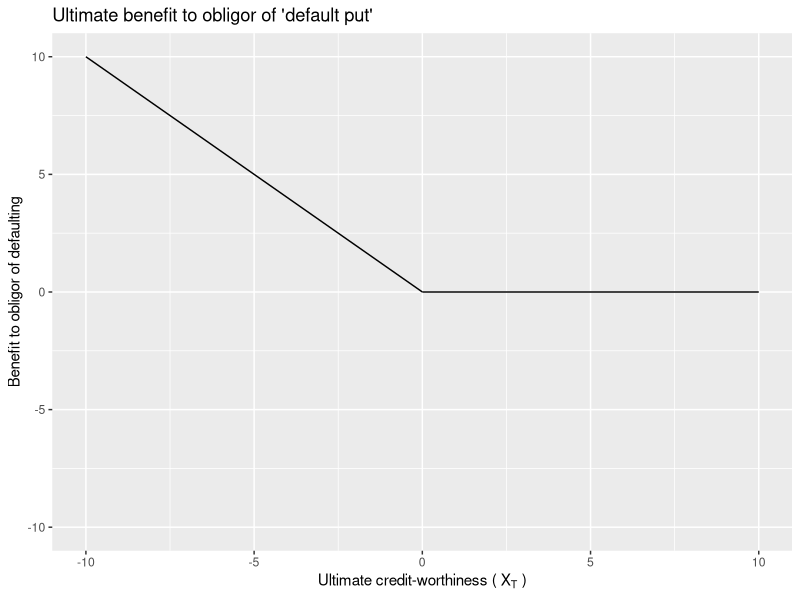
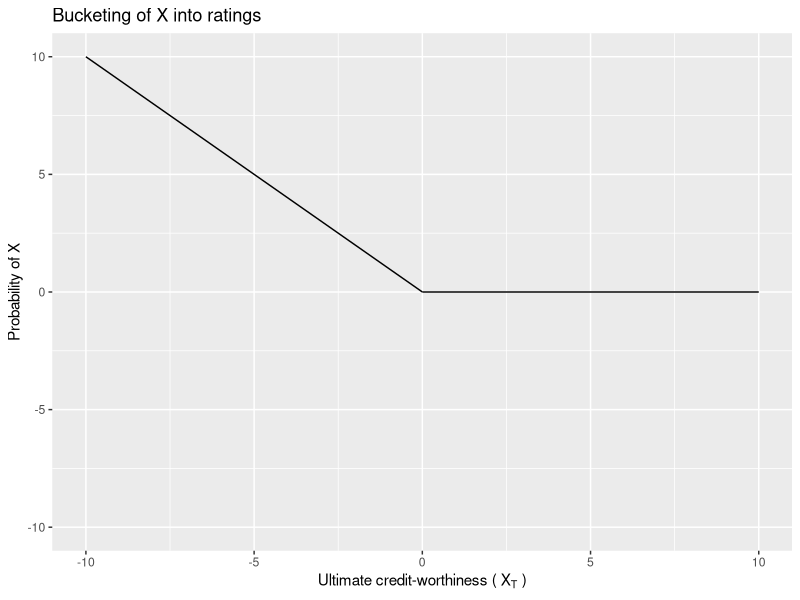

The R script that drew these images, in order:
## ---- chunk 1
reqd_pkgs <- c("knitr", # required for R Notebooks to function - if the notebook fails to compile, try running this code chunk in isolation
               "tidyverse", # general language augmentation
               "magrittr", # additional pipe operators
               "here") # relative file paths
for (pkg in reqd_pkgs[!(reqd_pkgs %in% installed.packages())])  install.packages(pkg)
for (pkg in reqd_pkgs[!(reqd_pkgs %in% (.packages()))])         library(pkg, character.only = TRUE)
## ---- chunk 2
ggplot() + 
  geom_segment(aes(x=-10,y=10,xend=0,yend=0)) + 
  geom_segment(aes(x=0,y=0,xend=10,yend=0)) +
  coord_cartesian(xlim=c(-10,10),ylim=c(-10,10)) +
  labs(title="Ultimate benefit to obligor of 'default put'",
       x=bquote("Ultimate credit-worthiness ("~X[T]~")"), 
       y="Benefit to obligor of defaulting")
## ---- chunk 3
ggplot() + 
  geom_segment(aes(x=-10,y=10,xend=0,yend=0)) + 
  geom_segment(aes(x=0,y=0,xend=10,yend=0)) +
  coord_cartesian(xlim=c(-10,10),ylim=c(-10,10)) +
  labs(title="Bucketing of X into ratings",
       x=bquote("Ultimate credit-worthiness ("~X[T]~")"), 
       y="Probability of X")
